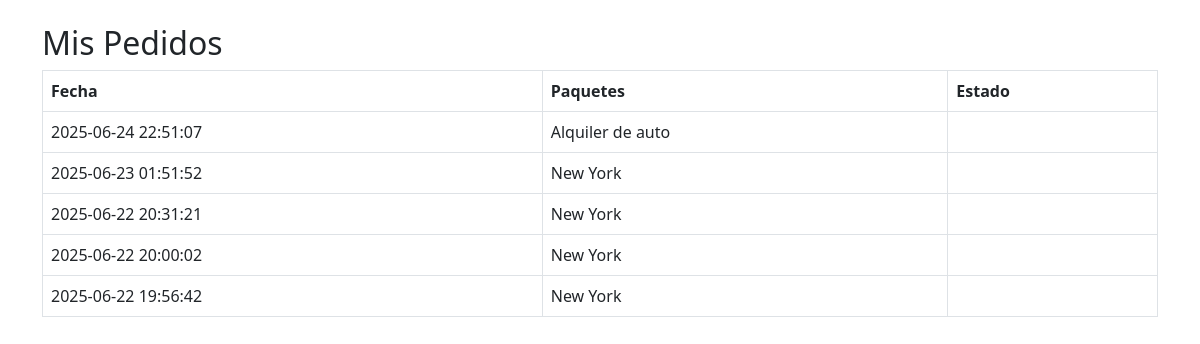
Screenshot of /paquete.php (signed in) with the database file from the repository.
### tables this page shows
CREATE TABLE `pedidos` (
  `ID_Pedido` int(11) NOT NULL,
  `ID_Usuario` int(11) NOT NULL,
  `Fecha` datetime DEFAULT current_timestamp(),
  `total` decimal(10,2) NOT NULL DEFAULT 0.00,
  `Estado` varchar(20) DEFAULT 'confirmado'
);

### paquete.php (the view, shortened to what this page needs)
<?php
$conexion = new mysqli("localhost", "root", "", "agencia");
$usuario_id = $_SESSION['usuario_id'];
$sql = "
SELECT
  p.ID_Pedido,
  p.Fecha,
  p.Estado,
  GROUP_CONCAT(pa.nombre SEPARATOR ', ') AS paquetes
FROM pedidos p
JOIN pedido_detalles d ON p.ID_Pedido = d.ID_Pedido
JOIN paquetes pa ON d.ID_Reserva = pa.ID_Reserva
WHERE p.ID_Usuario = ?
GROUP BY p.ID_Pedido
ORDER BY p.Fecha DESC
";
$stmt = $conexion->prepare($sql);
$stmt->bind_param("i", $usuario_id);
$stmt->execute();
$resultado = $stmt->get_result();
?>
<!DOCTYPE html>
<html lang="es">
<head>
  <link href="https://cdn.jsdelivr.net/npm/bootstrap@5.3.0/dist/css/bootstrap.min.css" rel="stylesheet">
</head>
<body class="container mt-4">
  <h2>Mis Pedidos</h2>
  <table class="table table-bordered">
    <thead>
      <tr>
        <th>Fecha</th>
        <th>Paquetes</th>
        <th>Estado</th>
      </tr>
    </thead>
    <tbody>
      <?php while ($fila = $resultado->fetch_assoc()): ?>
        <tr>
          <td><?= htmlspecialchars($fila['Fecha']) ?></td>
          <td><?= htmlspecialchars($fila['paquetes']) ?></td>
          <td>
          </td>
        </tr>
      <?php endwhile; ?>
    </tbody>
  </table>
</body>
</html>

### rows the page displays
pedidos: Fecha "2025-06-24 22:51:07", paquetes "Alquiler de auto"
pedidos: Fecha "2025-06-23 01:51:52", paquetes "New York"
pedidos: Fecha "2025-06-22 20:31:21", paquetes "New York"
pedidos: Fecha "2025-06-22 20:00:02", paquetes "New York"
pedidos: Fecha "2025-06-22 19:56:42", paquetes "New York"
